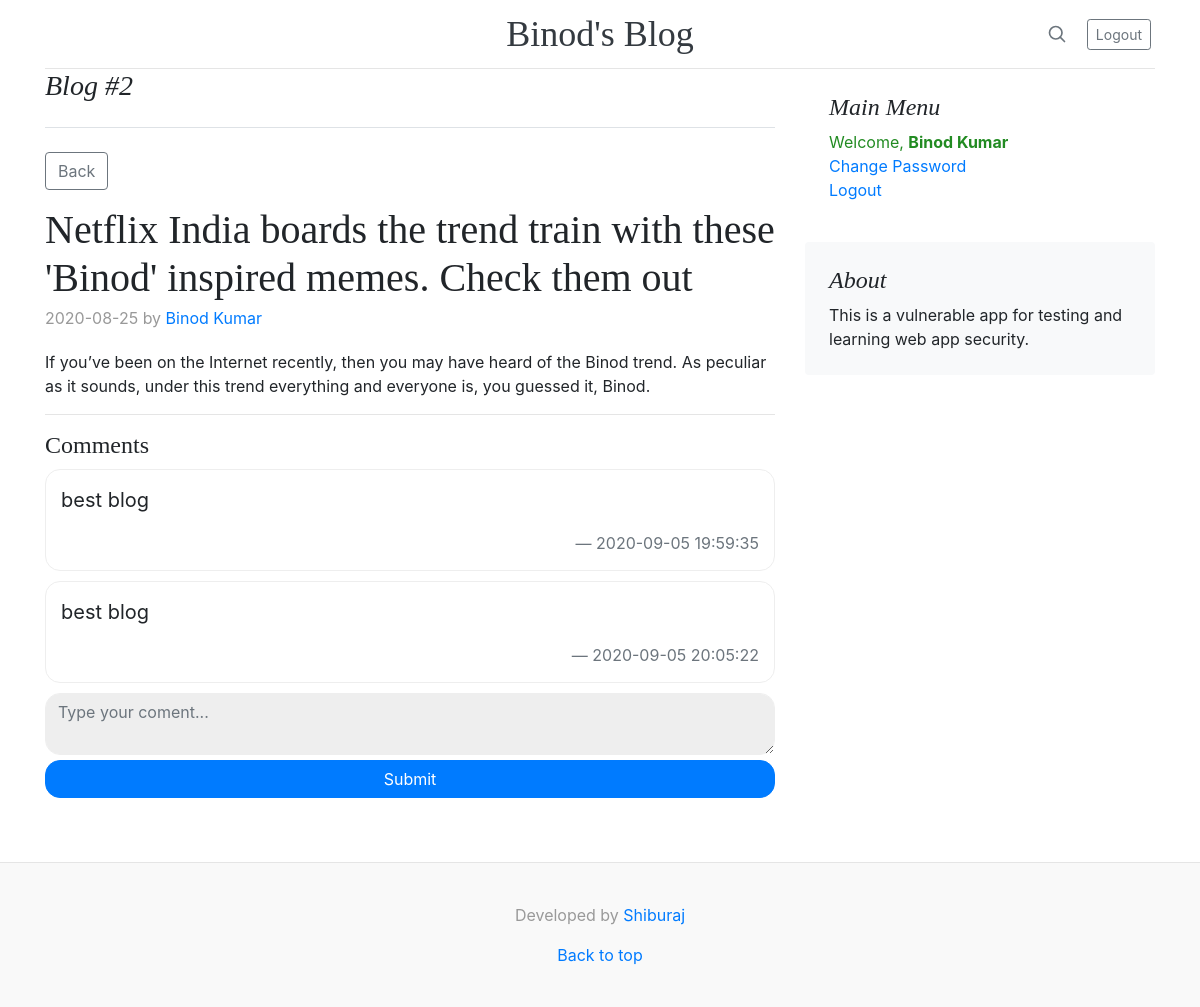
Page /blog.php?id=2 (signed in) on the committed database.
### tables this page shows
CREATE TABLE IF NOT EXISTS `blog` (
  `id` int(10) unsigned NOT NULL AUTO_INCREMENT,
  `user_id` int(10) unsigned DEFAULT NULL,
  `title` varchar(250) DEFAULT NULL,
  `contents` text,
  `created_at` date DEFAULT NULL,
  PRIMARY KEY (`id`)
);

CREATE TABLE IF NOT EXISTS `users` (
  `id` int(10) unsigned NOT NULL AUTO_INCREMENT,
  `name` varchar(250) DEFAULT NULL,
  `email` varchar(250) DEFAULT NULL,
  `password` varchar(250) DEFAULT NULL,
  `is_admin` tinyint(4) DEFAULT '0',
  `created_at` datetime DEFAULT NULL,
  PRIMARY KEY (`id`),
  UNIQUE KEY `email` (`email`)
);

CREATE TABLE IF NOT EXISTS `comments` (
  `id` int(10) unsigned NOT NULL AUTO_INCREMENT,
  `blog_id` int(10) unsigned DEFAULT NULL,
  `contents` text,
  `created_at` datetime DEFAULT NULL,
  PRIMARY KEY (`id`),
  KEY `FK_comments_blog` (`blog_id`)
);

### config.php (called while the page is built, shortened)
<?php
    function get_user_by_id($db, $id){
        $user = mysqli_query($db,"SELECT * from users WHERE id = '".$id."'");
        return mysqli_fetch_assoc($user);
    }
?>

### blog.php (the view, shortened to what this page needs)
<?php
    require_once('config.php');
    $id = $_GET['id'];
    $result = mysqli_query($db,"SELECT * from blog WHERE id = '".$id."'");
    $blog = mysqli_fetch_array($result);
    $user = get_user_by_id($db,$blog['user_id']);
?>
<!doctype html>
<html lang="en">
  <head>
    <link href="./assets/css/bootstrap.min.css" rel="stylesheet">
    <link href="./assets/css/blog.css" rel="stylesheet">
  </head>
  <body>
    <div class="container">
  <?php include_once('partials/header.php'); ?>
</div>
<main role="main" class="container">
  <div class="row">
    <div class="col-md-8 blog-main">
      <h3 class="pb-4 mb-4 font-italic border-bottom">
        Blog #<?php echo $blog['id']; ?>
      </h3>
      <p><a class="btn btn-rounded btn-outline-secondary " href="index.php">Back</a></p>
      <div class="blog-post">
        <h2 class="blog-post-title"><?php echo $blog['title']; ?></h2>
        <p class="blog-post-meta"><?php echo $blog['created_at']; ?> by <a href="#"><?php echo $user['name']; ?></a></p>
        <p><?php
            echo $blog['contents'];
            ?></p>
        <hr>
        <p>
          <h4>Comments</h4>
          <?php
              $comments = mysqli_query($db,"SELECT * from comments where blog_id = '".$blog['id']."'");
              while($row = mysqli_fetch_assoc($comments)){
          ?>
            <blockquote class="blockquote mb-0" style="border: 1px solid #eee; padding: 15px;border-radius: 15px;margin-top: 10px;">
              <p><?php echo $row['contents']  ?></p>
              <footer class="blockquote-footer text-right"><?php echo $row['created_at']  ?></footer>
            </blockquote>
          <?php
              }
          ?>
          <form action="blog.php?id=<?php echo $blog['id']; ?>" style="margin-top: 10px;" method="POST">
              <textarea name="contents" class="form-control" style="border: 1px solid #eee; border-radius: 15px; background-color: #eee" id="" placeholder="Type your coment..." ></textarea>
              <button class="btn btn-primary btn-block" style="border-radius: 15px;margin-top: 5px;" type="submit" >Submit</button>
          </form>
        </p>
      </div>
    </div>
    <?php include_once('partials/sidebar.php'); ?>
  </div>
</main>
<?php
  include_once('partials/footer.php');
?>
</body>
</html>

### assets/css/blog.css (style rules this page uses)
h1, h2, h3, h4, h5, h6 { font-family: "Playfair Display", Georgia, "Times New Roman", serif; }
.blog-post { margin-bottom: 4rem; }
.blog-post-title { margin-bottom: .25rem; font-size: 2.5rem; }
.blog-post-meta { margin-bottom: 1.25rem; color: #999; }

### rows in the picture
blog: id "2", title "Netflix India boards the trend train with these 'Binod' inspired memes. Check them out", created_at "2020-08-25", contents "If you’ve been on the Internet recently, then you may have heard of the Binod trend. As peculiar as it sounds, under this trend everything and everyone is, you guessed it, Binod."
users: name "Binod Kumar"
comments: contents "best blog", created_at "2020-09-05 19:59:35"
comments: contents "best blog", created_at "2020-09-05 20:05:22"

### other values in the picture
$_SESSION['name'] "Binod Kumar"
